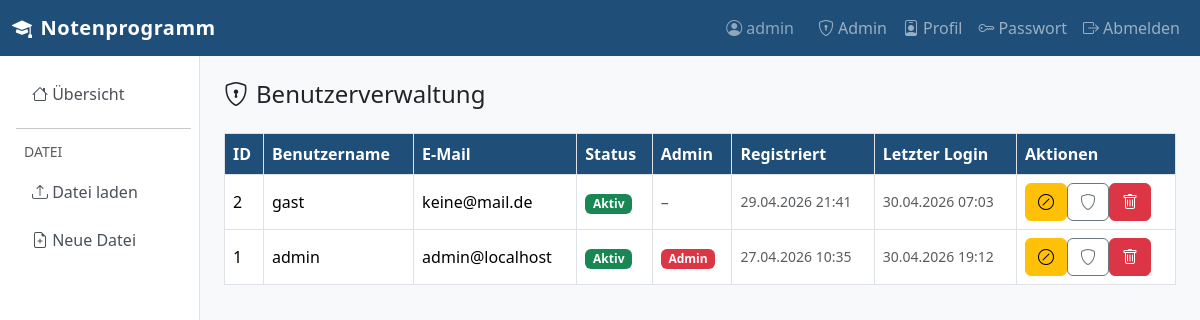
/auth/admin/users (signed in), run on an earlier commit of the app's database.
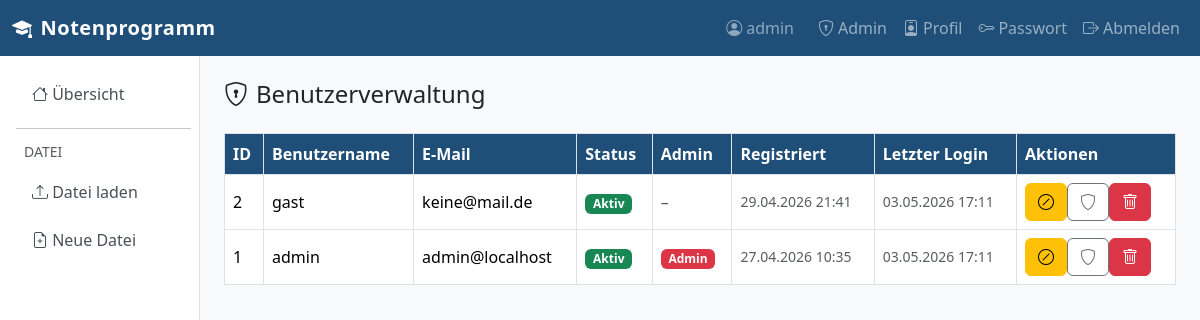
And on a later commit of the database.
### app/models.py (models this page shows, shortened)
class User(UserMixin, db.Model):
    __tablename__ = "users"
    id = db.Column(db.Integer, primary_key=True)
    username = db.Column(db.String(64), unique=True, nullable=False, index=True)
    email = db.Column(db.String(120), unique=True, nullable=False, index=True)
    password_hash = db.Column(db.String(256), nullable=False)
    is_approved = db.Column(db.Boolean, default=False, nullable=False)
    is_admin = db.Column(db.Boolean, default=False, nullable=False)
    created_at = db.Column(db.DateTime, default=lambda: datetime.now(timezone.utc))
    last_login = db.Column(db.DateTime, nullable=True)
    lehrer_vorname = db.Column(db.String(64), nullable=True)
    lehrer_nachname = db.Column(db.String(64), nullable=True)
    dienstbezeichnung = db.Column(db.String(64), nullable=True)
    anrede = db.Column(db.String(10), nullable=True)

### app/auth/routes.py (the view)
@auth_bp.route("/admin/users")
@login_required
@admin_required
def admin_users():
    users = User.query.order_by(User.created_at.desc()).all()
    return render_template("auth/admin_users.html", users=users)

### app/auth/routes.py (called while the page is built)
def admin_required(f):
    from functools import wraps
    @wraps(f)
    def decorated(*args, **kwargs):
        if not current_user.is_authenticated or not current_user.is_admin:
            flash("Dieser Bereich ist nur für Administratoren.", "danger")
            return redirect(url_for("grades.index"))
        return f(*args, **kwargs)
    return decorated

### app/models.py (called while the page is built)
@login_manager.user_loader
def load_user(user_id: str):
    return db.session.get(User, int(user_id))

### app/templates/auth/admin_users.html (shortened to what this page needs)
{% extends "base.html" %}
{% from "macros.html" import csrf_field %}
{% block content %}
<h4 class="mb-4"><i class="bi bi-shield-lock me-2"></i>Benutzerverwaltung</h4>
<div class="table-responsive">
<table class="table table-bordered table-hover align-middle">
  <thead>
    <tr>
      <th>ID</th><th>Benutzername</th><th>E-Mail</th>
      <th>Status</th><th>Admin</th><th>Registriert</th><th>Letzter Login</th><th>Aktionen</th>
    </tr>
  </thead>
  <tbody>
  {% for u in users %}
    <tr>
      <td>{{ u.id }}</td>
      <td>{{ u.username }}</td>
      <td>{{ u.email }}</td>
      <td>
        {% if u.is_approved %}
          <span class="badge bg-success">Aktiv</span>
        {% else %}
          <span class="badge bg-warning text-dark">Ausstehend</span>
        {% endif %}
      </td>
      <td>
        {% if u.is_admin %}
          <span class="badge bg-danger">Admin</span>
        {% else %}
          <span class="text-muted">–</span>
        {% endif %}
      </td>
      <td class="small text-muted">{{ u.created_at.strftime('%d.%m.%Y %H:%M') if u.created_at else '–' }}</td>
      <td class="small text-muted">{{ u.last_login.strftime('%d.%m.%Y %H:%M') if u.last_login else '–' }}</td>
      <td>
        <div class="btn-group btn-group-sm" role="group">
          {% if not u.is_approved %}
          <form method="post" action="{{ url_for('auth.approve_user', user_id=u.id) }}" class="d-inline">
            {{ csrf_field() }}
            <button class="btn btn-success" title="Freischalten">
              <i class="bi bi-check-lg"></i>
            </button>
          </form>
          {% else %}
          <form method="post" action="{{ url_for('auth.revoke_user', user_id=u.id) }}" class="d-inline">
            <button class="btn btn-warning" title="Sperren"><i class="bi bi-slash-circle"></i></button>
          </form>
          {% endif %}
          <form method="post" action="{{ url_for('auth.toggle_admin', user_id=u.id) }}" class="d-inline">
            <button class="btn btn-outline-secondary" title="Admin umschalten"><i class="bi bi-shield"></i></button>
          </form>
          <form method="post" action="{{ url_for('auth.delete_user', user_id=u.id) }}" class="d-inline"
                onsubmit="return confirm('Benutzer wirklich löschen?')">
            <button class="btn btn-danger" title="Löschen"><i class="bi bi-trash"></i></button>
          </form>
        </div>
      </td>
    </tr>
  {% else %}
    <tr><td colspan="8" class="text-center text-muted">Keine Benutzer vorhanden.</td></tr>
  {% endfor %}
  </tbody>
</table>
</div>
{% endblock %}

### app/templates/base.html (shortened to what this page needs)
<!doctype html>
<html lang="de">
<head>
  <link rel="stylesheet" href="https://cdn.jsdelivr.net/npm/bootstrap@5.3.3/dist/css/bootstrap.min.css">
  <link rel="stylesheet" href="https://cdn.jsdelivr.net/npm/bootstrap-icons@1.11.3/font/bootstrap-icons.min.css">
</head>
<body>
<nav class="navbar navbar-expand-lg navbar-dark" style="background-color:#1f4e79;">
  <div class="container-fluid">
    <a class="navbar-brand" href="{{ url_for('grades.index') }}">
      <i class="bi bi-mortarboard-fill me-2"></i>Notenprogramm
    </a>
    <div class="collapse navbar-collapse" id="navMain">
      <ul class="navbar-nav ms-auto align-items-lg-center">
        {% if current_user.is_authenticated %}
          <li class="nav-item">
            <span class="navbar-text me-3 text-white-50">
              <i class="bi bi-person-circle me-1"></i>{{ current_user.username }}
            </span>
          </li>
          {% if current_user.is_admin %}
          <li class="nav-item">
            <a class="nav-link" href="{{ url_for('auth.admin_users') }}">
              <i class="bi bi-shield-lock me-1"></i>Admin
            </a>
          </li>
          {% endif %}
          <li class="nav-item">
            <a class="nav-link" href="{{ url_for('auth.profil') }}">
              <i class="bi bi-person-badge me-1"></i>Profil
            </a>
          </li>
          <li class="nav-item">
            <a class="nav-link" href="{{ url_for('auth.change_password') }}">
              <i class="bi bi-key me-1"></i>Passwort
            </a>
          </li>
          <li class="nav-item">
            <a class="nav-link" href="{{ url_for('auth.logout') }}">
              <i class="bi bi-box-arrow-right me-1"></i>Abmelden
            </a>
          </li>
        {% else %}
          <li class="nav-item">
            <a class="nav-link" href="{{ url_for('auth.login') }}">Anmelden</a>
          </li>
        {% endif %}
      </ul>
    </div>
  </div>
</nav>
<div class="container-fluid">
  <div class="row">
    {% if current_user.is_authenticated %}
    <nav class="col-md-2 d-none d-md-block sidebar py-3 ps-3 pe-2">
      <ul class="nav flex-column gap-1">
        <li class="nav-item">
          <a class="nav-link {% if request.endpoint == 'grades.index' %}active{% endif %}"
             href="{{ url_for('grades.index') }}">
            <i class="bi bi-house"></i> Übersicht
          </a>
        </li>
        <hr class="my-2">
        <li class="nav-item text-muted small px-2 mb-1">DATEI</li>
        <li class="nav-item">
          <a class="nav-link {% if request.endpoint == 'grades.upload' %}active{% endif %}"
             href="{{ url_for('grades.upload') }}">
            <i class="bi bi-upload"></i> Datei laden
          </a>
        </li>
        <li class="nav-item">
          <a class="nav-link" href="{{ url_for('grades.new_file') }}"
             onclick="return confirm('Neue leere Datei erstellen? Ungespeicherte Daten gehen verloren.')">
            <i class="bi bi-file-earmark-plus"></i> Neue Datei
          </a>
        </li>
      </ul>
    </nav>
    <main class="col-md-10 content-area py-4 px-4">
    {% else %}
    <main class="col-12 content-area py-4 px-4">
    {% endif %}
      {% block content %}{% endblock %}
    </main>
  </div>
</div>
</body>
</html>

### app/templates/base.html (style rules this page uses)
body { background-color: #f8f9fa; }
.navbar-brand { font-weight: 700; letter-spacing: .5px; }
.sidebar { min-height: calc(100vh - 56px); border-right: 1px solid #dee2e6; background: #fff; }
.sidebar .nav-link { color: #495057; border-radius: .375rem; margin: 2px 0; }
.sidebar .nav-link i { width: 1.4em; }
.content-area { min-height: calc(100vh - 56px); }
.table th { background-color: #1f4e79; color: #fff; }

What changed in the data, as far as the page shows it:
changed User "admin": last_login "30.04.2026 19:12" → "03.05.2026 17:11"
changed User "gast": last_login "30.04.2026 07:03" → "03.05.2026 17:11"
